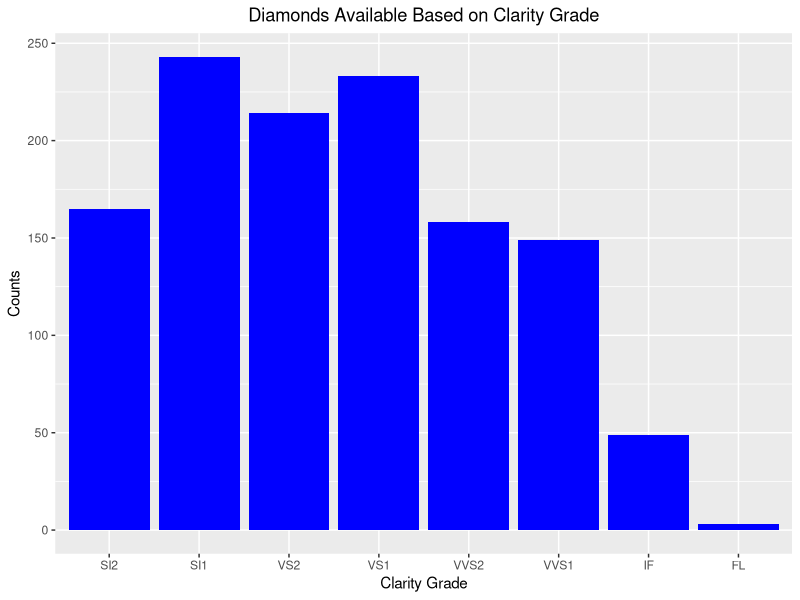
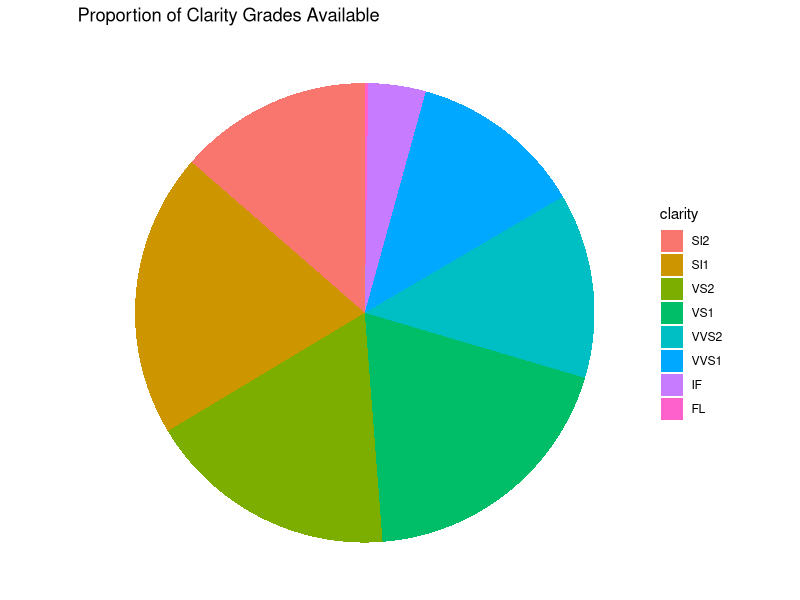
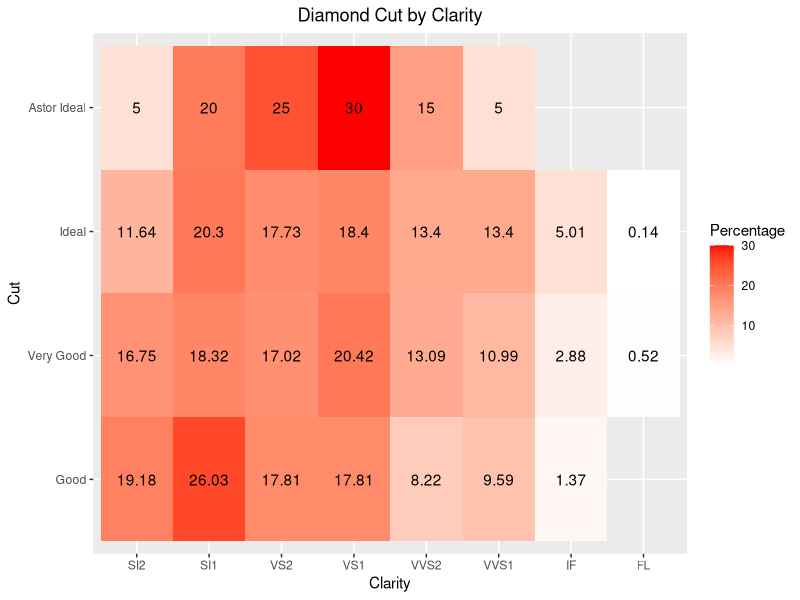
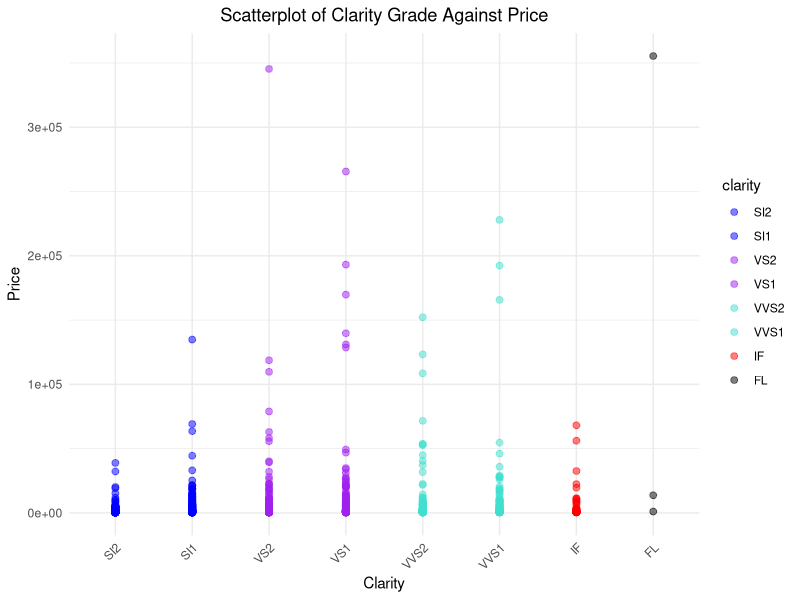
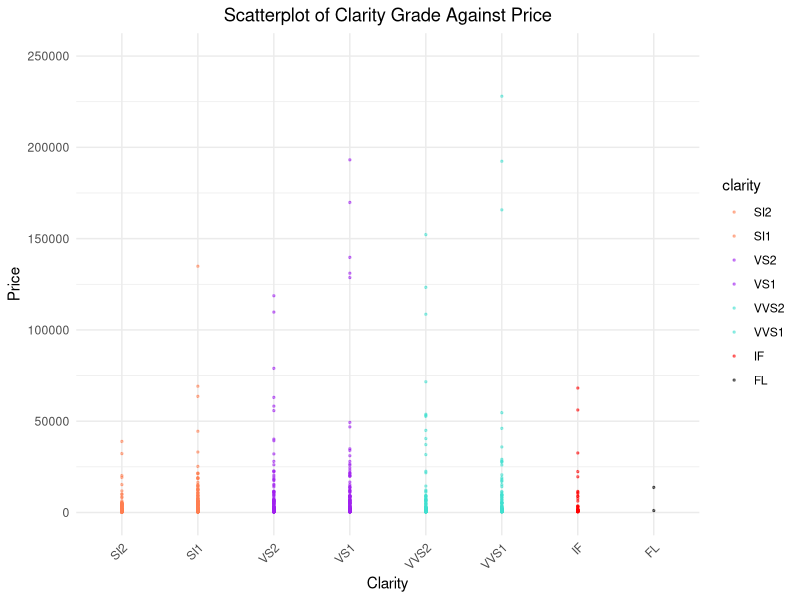
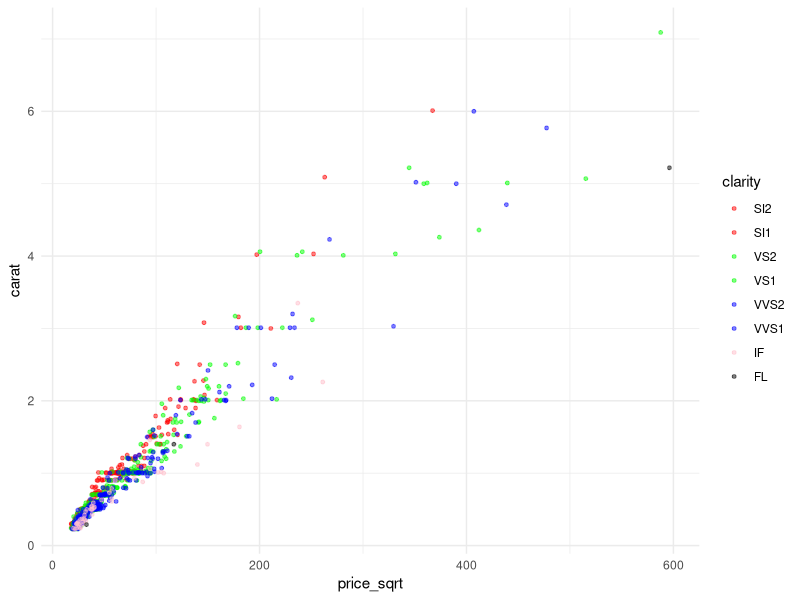

Here is the R script that generated these plots, in order:
## ---- chunk 1
library(tidyverse)
diamonds<- read.csv("diamonds4.csv", header= TRUE)
## ---- chunk 2
levels(factor((diamonds$clarity)))
## ---- chunk 3
# arrange clarity by rating
clarity_ordered <- diamonds %>%
  mutate(clarity = factor(clarity, levels = c("SI2", "SI1", "VS2", "VS1", "VVS2", "VVS1", "IF", "FL"))) %>%
  arrange(clarity)

print(clarity_frequency<-table(clarity_ordered$clarity))
##PUT OUTPUT IN TABLE
## ---- chunk 4
# bar chart of counts and clarity grade
ggplot(clarity_ordered, aes(x=clarity))+
  geom_bar(fill = "blue")+
  theme(axis.text.x = element_text(angle = 0), 
        plot.title = element_text(hjust = 0.5))+
  labs(x="Clarity Grade", y="Counts", title="Diamonds Available Based on Clarity Grade")
## ---- chunk 5
# add column of proportions for each clarity grade
clarity_prop<-clarity_ordered %>%
  group_by(clarity) %>%
  summarize(counts=n())%>%
  mutate(percent=counts/nrow(clarity_ordered))
# bar chart of proportions of clarity grades
ggplot(clarity_prop, aes(x = "", y = percent, fill = clarity)) +
  geom_bar(stat = "identity", width = 1) +  
  coord_polar(theta = "y") + 
  labs(title = "Proportion of Clarity Grades Available") +
  theme_void()  
## ---- chunk 6
# new dataframe with cut and clarity ordered
cut_clarity<-diamonds%>%
  mutate(cut=cut%>%
           fct_relevel(c("Good","Very Good","Ideal","Astor Ideal")))%>%
  mutate(clarity=clarity%>%
           fct_relevel(c("SI2","SI1","VS2","VS1","VVS2","VVS1","IF","FL")))
# get the percentage
cut_clarity<-cut_clarity%>%
  count(cut,clarity)%>%
  group_by(cut)%>%
  mutate(Percentage= round(n/sum(n)*100,2))

# Heat map for diamond cut by clarity
ggplot(cut_clarity,aes(x=clarity,y=cut,fill=Percentage))+
  geom_tile()+
  scale_fill_gradient(low="white",high="red")+
  geom_text(aes(label=Percentage))+
  theme(plot.title = element_text(hjust=0.5))+
  labs(x="Clarity",y="Cut",
       title="Diamond Cut by Clarity")
## ---- chunk 7
library(knitr)

min_max_prices <- clarity_ordered %>%
  group_by(clarity) %>%
  summarize(
    min_price = min(price, na.rm = TRUE),
    max_price = max(price, na.rm = TRUE))

kable(min_max_prices, caption = "Min and Max Prices by Clarity")
## ---- chunk 8
ggplot(clarity_ordered, aes(x = clarity, y = price)) +
  geom_point(alpha = 0.5, aes(color = clarity), size = 2) +
  scale_color_manual(values = c("SI2" = "blue", "SI1" = "blue", 
                                "VS2" = "purple", "VS1" = "purple", 
                                "VVS2" = "turquoise", "VVS1" = "turquoise", 
                                "IF" = "red", 
                                "FL" = "black")) +
  theme_minimal() +
  labs(title = "Scatterplot of Clarity Grade Against Price",
       x = "Clarity",
       y = "Price") +
  theme(axis.text.x = element_text(angle = 45, hjust = 1),plot.title = element_text(hjust=0.5))
## ---- chunk 9
ggplot(clarity_ordered, aes(x = clarity, y = price)) +
  geom_point(alpha = 0.5, aes(color = clarity), size = 0.5) +
  coord_cartesian(ylim = c(0, 250000)) + 
  scale_color_manual(values = c("SI2" = "coral", 
                                "SI1" = "coral", 
                                "VS2" = "purple", 
                                "VS1" = "purple", 
                                "VVS2" = "turquoise", 
                                "VVS1" = "turquoise", 
                                "IF" = "red", 
                                "FL" = "black")) +
  geom_smooth(method = "lm", se = FALSE, color = "blue") + 
  theme_minimal() +
  labs(title = "Scatterplot of Clarity Grade Against Price",
       x = "Clarity",
       y = "Price") +
  theme(axis.text.x = element_text(angle = 45, hjust = 1), plot.title = element_text(hjust=0.5))
## ---- chunk 10
#DO NOT WANT TO ADD
clarity_ordered$price_sqrt <- sqrt(clarity_ordered$price)

ggplot(clarity_ordered, aes(x=price_sqrt, y=carat, color=clarity))+
  geom_point(size = 1, alpha = 0.5)+
  scale_color_manual(values = c("SI2" = "red", "SI1" = "red", "VS2" = "green",
                                "VS1" = "green", "VVS2" = "blue", 
                                "VVS1" = "blue", "IF" = "pink", "FL" = "black"))+
  theme_minimal()+
  scale_size(range = c(0.1,12))
